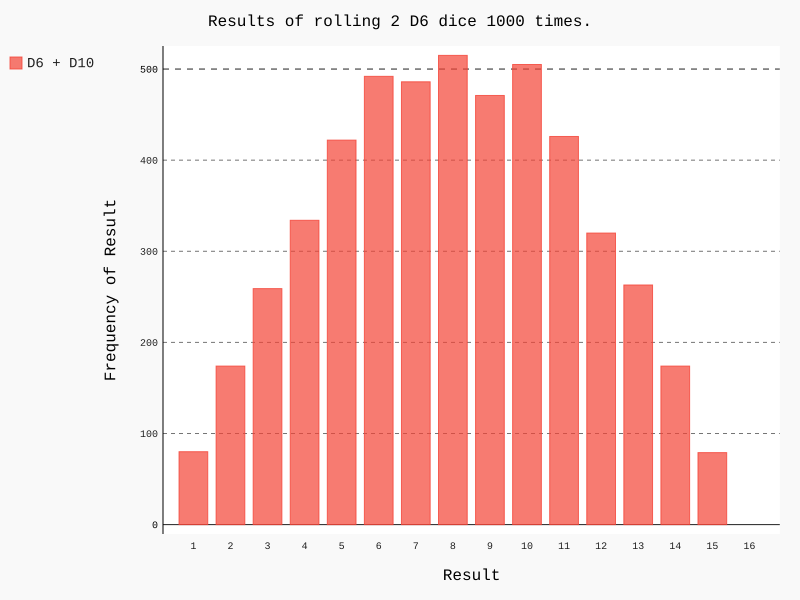

Source code (Python):
import pygal
from die import Die

# create a D6 and a D10
die1 = Die()
die2 = Die(10)

# Make some rolls, and store results in a list
results=[]
for roll_num in range(5000):
    result = die1.roll() +die2.roll()
    results.append(result)
    
    
# Analyze the results
frequencies = []
max_result = die1.num_sides + die2.num_sides
for value in range(2,  max_result+1):
    frequency = results.count(value)
    frequencies.append(frequency)
    
    
# Visualize the results
hist = pygal.Bar()
hist.title = "Results of rolling 2 D6 dice 1000 times."
hist.x_labels=['1', '2',  '3', '4', '5', '6',  '7',  '8',  '9', '10',  '11',  '12', 
    '13',  '14',  '15',  '16']
hist.x_title = "Result"
hist.y_title = "Frequency of Result"

hist.add('D6 + D10', frequencies)
hist.render_to_file('die_visual.svg')
